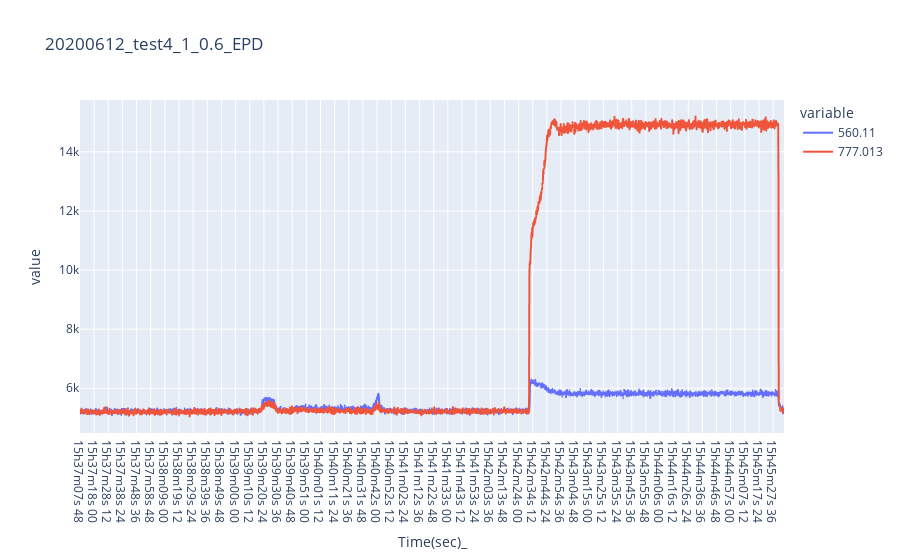

Notebook source saved alongside this figure:
### Code cell
data8 = pd.read_csv('C:/Users/com/Desktop/2020-06-12 TES OES CSV/2020-06-12_15h37m07s_test4_1_0.6__condition same as yesterday just change temp to 650.f_oes.csv')
df_20200612_test4_1_06_EPD = pd.DataFrame(data8[['Time(sec)_','560.11','777.013']])

fig = px.line(df_20200612_test4_1_06_EPD, x="Time(sec)_", y=["560.11", "777.013"], title="20200612_test4_1_0.6_EPD")
fig.show()

### Figure 1 — Plotly figure (JSON) as saved in the notebook; plotly's stock layout.template omitted (floating-point values rounded to 4 significant figures; data arrays with more than 128 entries replaced by an {"elided": "..."} marker saying what was removed)
{"data": [{"hovertemplate": "variable=560.11<br>Time(sec)_=%{x}<br>value=%{y}<extra></extra>", "legendgroup": "560.11", "line": {"color": "#636efa", "dash": "solid"}, "mode": "lines", "name": "560.11", "showlegend": true, "type": "scattergl", "x": {"elided": "2539 str values"}, "xaxis": "x", "y": {"elided": "2539 int values"}, "yaxis": "y"}, {"hovertemplate": "variable=777.013<br>Time(sec)_=%{x}<br>value=%{y}<extra></extra>", "legendgroup": "777.013", "line": {"color": "#EF553B", "dash": "solid"}, "mode": "lines", "name": "777.013", "showlegend": true, "type": "scattergl", "x": {"elided": "2539 str values"}, "xaxis": "x", "y": {"elided": "2539 int values"}, "yaxis": "y"}], "layout": {"legend": {"title": {"text": "variable"}, "tracegroupgap": 0}, "title": {"text": "20200612_test4_1_0.6_EPD"}, "xaxis": {"anchor": "y", "domain": [0, 1], "title": {"text": "Time(sec)_"}}, "yaxis": {"anchor": "x", "domain": [0, 1], "title": {"text": "value"}}}}
